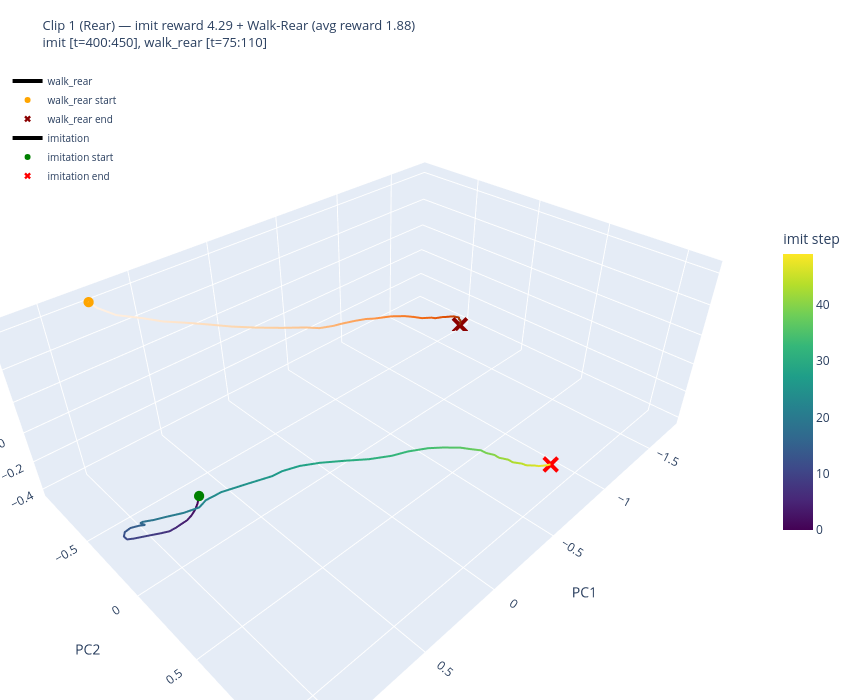

Source (notebook cell):
### Code cell
# Interactive 3D PCA plot with plotly
for clip_idx in selected_indices:
    clip_idx = int(clip_idx)
    clip_name = clip_names[clip_idx] if clip_names is not None else f"clip_{clip_idx}"
    pc_imit = projected_imit[clip_idx]
    T_imit = len(pc_imit)
    T_wr = len(projected_wr)

    fig = go.Figure()

    # --- Walk-Rear trajectory (orange, colored by time) ---
    fig.add_trace(go.Scatter3d(
        x=projected_wr[:, 0], y=projected_wr[:, 1], z=projected_wr[:, 2],
        mode="lines",
        line=dict(color=np.arange(T_wr), colorscale="Oranges", width=4),
        name="walk_rear",
        hovertemplate="t=%{customdata}<br>PC1=%{x:.2f}<br>PC2=%{y:.2f}<br>PC3=%{z:.2f}",
        customdata=np.arange(wr_t0, wr_t0 + T_wr),
    ))
    fig.add_trace(go.Scatter3d(
        x=[projected_wr[0, 0]], y=[projected_wr[0, 1]], z=[projected_wr[0, 2]],
        mode="markers", marker=dict(size=6, color="orange", symbol="circle"),
        name="walk_rear start", showlegend=True,
    ))
    fig.add_trace(go.Scatter3d(
        x=[projected_wr[-1, 0]], y=[projected_wr[-1, 1]], z=[projected_wr[-1, 2]],
        mode="markers", marker=dict(size=6, color="darkred", symbol="x"),
        name="walk_rear end", showlegend=True,
    ))

    # --- Imitation trajectory (viridis, colored by time) ---
    fig.add_trace(go.Scatter3d(
        x=pc_imit[:, 0], y=pc_imit[:, 1], z=pc_imit[:, 2],
        mode="lines",
        line=dict(color=np.arange(T_imit), colorscale="Viridis", width=4,
                  colorbar=dict(title="imit step", x=1.02, len=0.5)),
        name="imitation",
        hovertemplate="t=%{customdata}<br>PC1=%{x:.2f}<br>PC2=%{y:.2f}<br>PC3=%{z:.2f}",
        customdata=np.arange(imit_t0, imit_t0 + T_imit),
    ))
    fig.add_trace(go.Scatter3d(
        x=[pc_imit[0, 0]], y=[pc_imit[0, 1]], z=[pc_imit[0, 2]],
        mode="markers", marker=dict(size=6, color="green", symbol="circle"),
        name="imitation start", showlegend=True,
    ))
    fig.add_trace(go.Scatter3d(
        x=[pc_imit[-1, 0]], y=[pc_imit[-1, 1]], z=[pc_imit[-1, 2]],
        mode="markers", marker=dict(size=6, color="red", symbol="x"),
        name="imitation end", showlegend=True,
    ))

    avg_reward = float(jnp.mean(rollout_results[clip_idx]["state_rewards"]))
    fig.update_layout(
        title=dict(text=(
            f"Clip {clip_idx} ({clip_name}) — imit reward {avg_reward:.2f}"
            f" + Walk-Rear (avg reward {rewards_wr.mean():.2f})<br>"
            f"imit [{imit_range_str}], walk_rear [{wr_range_str}]"
        ), font=dict(size=13)),
        scene=dict(
            xaxis_title="PC1",
            yaxis_title="PC2",
            zaxis_title="PC3",
        ),
        width=850, height=700,
        legend=dict(x=0.01, y=0.99, font=dict(size=10)),
        margin=dict(l=0, r=0, t=60, b=0),
    )
    fig.show()

### Figure 1 — Plotly figure (JSON) as saved in the notebook; plotly's stock layout.template omitted (floating-point values rounded to 4 significant figures)
{"data": [{"customdata": [75, 76, 77, 78, 79, 80, 81, 82, 83, 84, 85, 86, 87, 88, 89, 90, 91, 92, 93, 94, 95, 96, 97, 98, 99, 100, 101, 102, 103, 104, 105, 106, 107, 108, 109], "hovertemplate": "t=%{customdata}<br>PC1=%{x:.2f}<br>PC2=%{y:.2f}<br>PC3=%{z:.2f}", "line": {"color": [0, 1, 2, 3, 4, 5, 6, 7, 8, 9, 10, 11, 12, 13, 14, 15, 16, 17, 18, 19, 20, 21, 22, 23, 24, 25, 26, 27, 28, 29, 30, 31, 32, 33, 34], "colorscale": [[0, "rgb(255,245,235)"], [0.125, "rgb(254,230,206)"], [0.25, "rgb(253,208,162)"], [0.375, "rgb(253,174,107)"], [0.5, "rgb(253,141,60)"], [0.625, "rgb(241,105,19)"], [0.75, "rgb(217,72,1)"], [0.875, "rgb(166,54,3)"], [1, "rgb(127,39,4)"]], "width": 4}, "mode": "lines", "name": "walk_rear", "type": "scatter3d", "x": [0.7869, 0.7354, 0.6515, 0.5511, 0.471, 0.3814, 0.3012, 0.1948, 0.08514, -0.03389, -0.1574, -0.2518, -0.3507, -0.4213, -0.5155, -0.6024, -0.6866, -0.7769, -0.859, -0.9603, -1.037, -1.105, -1.182, -1.239, -1.317, -1.372, -1.433, -1.49, -1.538, -1.592, -1.623, -1.662, -1.688, -1.713, -1.747], "y": [-0.8787, -0.9172, -0.8977, -0.8148, -0.7487, -0.6738, -0.611, -0.5293, -0.4565, -0.3864, -0.3361, -0.3277, -0.32, -0.3321, -0.3203, -0.3135, -0.3261, -0.3435, -0.3494, -0.3293, -0.3208, -0.3089, -0.2928, -0.3098, -0.3073, -0.3263, -0.3381, -0.3518, -0.3747, -0.3878, -0.4118, -0.4279, -0.4478, -0.4735, -0.4969], "z": [0.6395, 0.5684, 0.499, 0.473, 0.4466, 0.4326, 0.4159, 0.3909, 0.3682, 0.3457, 0.3165, 0.2751, 0.2511, 0.2295, 0.2138, 0.1935, 0.1558, 0.1187, 0.08996, 0.05764, 0.02293, -0.009403, -0.03104, -0.0664, -0.08877, -0.1192, -0.1464, -0.1749, -0.2088, -0.2413, -0.277, -0.313, -0.3482, -0.3848, -0.4174]}, {"marker": {"color": "orange", "size": 6, "symbol": "circle"}, "mode": "markers", "name": "walk_rear start", "showlegend": true, "type": "scatter3d", "x": [0.7869], "y": [-0.8787], "z": [0.6395]}, {"marker": {"color": "darkred", "size": 6, "symbol": "x"}, "mode": "markers", "name": "walk_rear end", "showlegend": true, "type": "scatter3d", "x": [-1.747], "y": [-0.4969], "z": [-0.4174]}, {"customdata": [400, 401, 402, 403, 404, 405, 406, 407, 408, 409, 410, 411, 412, 413, 414, 415, 416, 417, 418, 419, 420, 421, 422, 423, 424, 425, 426, 427, 428, 429, 430, 431, 432, 433, 434, 435, 436, 437, 438, 439, 440, 441, 442, 443, 444, 445, 446, 447, 448, 449], "hovertemplate": "t=%{customdata}<br>PC1=%{x:.2f}<br>PC2=%{y:.2f}<br>PC3=%{z:.2f}", "line": {"color": [0, 1, 2, 3, 4, 5, 6, 7, 8, 9, 10, 11, 12, 13, 14, 15, 16, 17, 18, 19, 20, 21, 22, 23, 24, 25, 26, 27, 28, 29, 30, 31, 32, 33, 34, 35, 36, 37, 38, 39, 40, 41, 42, 43, 44, 45, 46, 47, 48, 49], "colorbar": {"len": 0.5, "title": {"text": "imit step"}, "x": 1.02}, "colorscale": [[0, "#440154"], [0.1111, "#482878"], [0.2222, "#3e4989"], [0.3333, "#31688e"], [0.4444, "#26828e"], [0.5556, "#1f9e89"], [0.6667, "#35b779"], [0.7778, "#6ece58"], [0.8889, "#b5de2b"], [1, "#fde725"]], "width": 4}, "mode": "lines", "name": "imitation", "type": "scatter3d", "x": [0.7503, 0.7687, 0.7873, 0.815, 0.8403, 0.875, 0.8999, 0.9321, 0.97, 1.035, 1.102, 1.141, 1.159, 1.159, 1.143, 1.115, 1.09, 1.098, 1.081, 1.036, 0.9798, 0.9203, 0.8606, 0.8287, 0.7775, 0.6909, 0.5955, 0.5466, 0.4859, 0.4157, 0.333, 0.2484, 0.1584, 0.08118, -0.002602, -0.06494, -0.1258, -0.1676, -0.2119, -0.2377, -0.2727, -0.2903, -0.3218, -0.3367, -0.3662, -0.3802, -0.4086, -0.4219, -0.4502, -0.4644], "y": [-0.1686, -0.1644, -0.1665, -0.1659, -0.172, -0.1847, -0.1938, -0.2059, -0.2202, -0.2475, -0.2587, -0.2422, -0.2275, -0.198, -0.155, -0.115, -0.1018, -0.1371, -0.1438, -0.1233, -0.08496, -0.02501, 0.02601, 0.04415, 0.1134, 0.2147, 0.2884, 0.3008, 0.3583, 0.4243, 0.5103, 0.5829, 0.6463, 0.6751, 0.7295, 0.7692, 0.826, 0.8577, 0.8878, 0.901, 0.9267, 0.9424, 0.9765, 0.994, 1.029, 1.045, 1.078, 1.091, 1.121, 1.13], "z": [-0.2397, -0.2802, -0.3122, -0.3357, -0.3555, -0.3713, -0.3836, -0.394, -0.3901, -0.3822, -0.3598, -0.3237, -0.2795, -0.2256, -0.1773, -0.1529, -0.1563, -0.1634, -0.1719, -0.1776, -0.1667, -0.1408, -0.11, -0.0715, -0.00553, 0.05806, 0.09322, 0.1006, 0.1312, 0.1482, 0.1632, 0.1652, 0.1703, 0.1671, 0.17, 0.1605, 0.1575, 0.1419, 0.1258, 0.1013, 0.08305, 0.0639, 0.05305, 0.03779, 0.03252, 0.02287, 0.02395, 0.02059, 0.027, 0.03045]}, {"marker": {"color": "green", "size": 6, "symbol": "circle"}, "mode": "markers", "name": "imitation start", "showlegend": true, "type": "scatter3d", "x": [0.7503], "y": [-0.1686], "z": [-0.2397]}, {"marker": {"color": "red", "size": 6, "symbol": "x"}, "mode": "markers", "name": "imitation end", "showlegend": true, "type": "scatter3d", "x": [-0.4644], "y": [1.13], "z": [0.03045]}], "layout": {"height": 700, "legend": {"font": {"size": 10}, "x": 0.01, "y": 0.99}, "margin": {"b": 0, "l": 0, "r": 0, "t": 60}, "scene": {"xaxis": {"title": {"text": "PC1"}}, "yaxis": {"title": {"text": "PC2"}}, "zaxis": {"title": {"text": "PC3"}}}, "title": {"font": {"size": 13}, "text": "Clip 1 (Rear) — imit reward 4.29 + Walk-Rear (avg reward 1.88)<br>imit [t=400:450], walk_rear [t=75:110]"}, "width": 850}}
